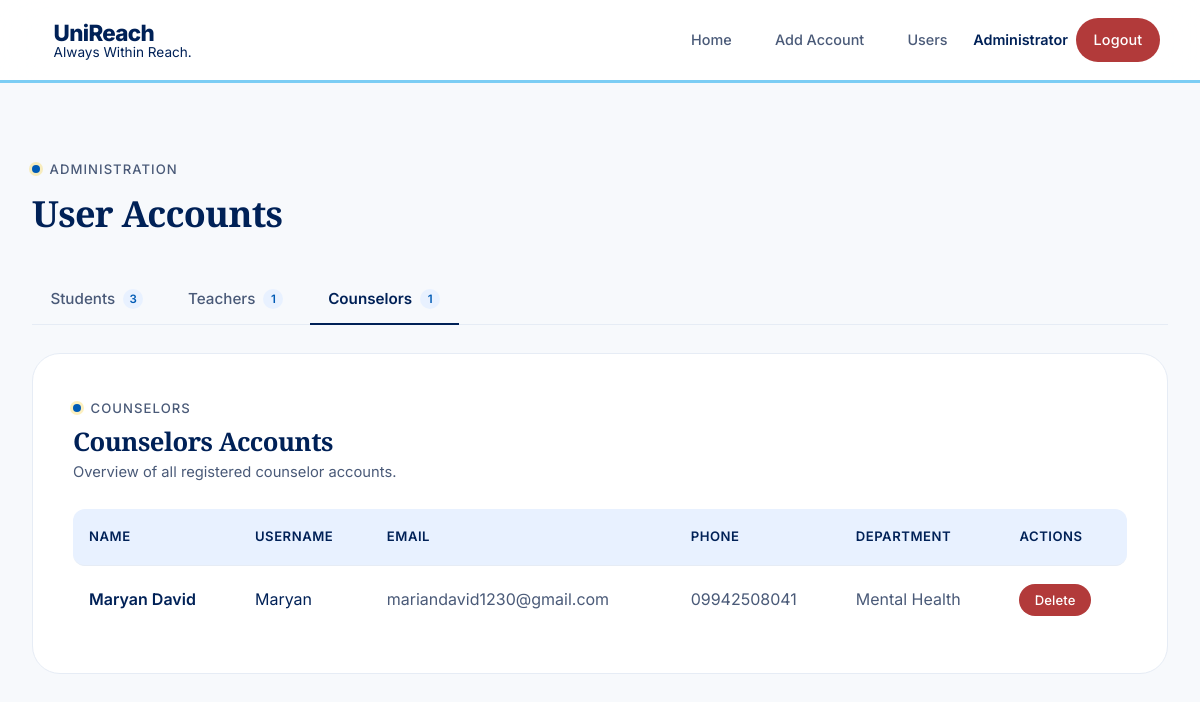
Page /admin/users/counselors (signed in) on the committed database.
### app.py (models this page shows, shortened)
class User(UserMixin, db.Model):
    id = db.Column(db.Integer, primary_key=True)
    username = db.Column(db.String(80), unique=True, nullable=False)
    email = db.Column(db.String(120), unique=True, nullable=False)
    password_hash = db.Column(db.String(256), nullable=False)
    role = db.Column(db.String(20), nullable=False)
    is_admin = db.Column(db.Boolean, default=False, nullable=False)
    full_name = db.Column(db.String(120), nullable=False)
    specialty = db.Column(db.String(120))
    student_id = db.Column(db.String(50))
    phone = db.Column(db.String(20))
    reset_token = db.Column(db.String(256))
    reset_token_expiry = db.Column(db.DateTime)
    @property
    def is_counselor(self):
        return self.role == 'counselor'

### app.py (the view)
@app.route('/admin/users/<role>')
@login_required
def admin_users(role):
    if not current_user.is_admin:
        abort(403)
    if role not in ACCOUNT_ROLES:
        abort(404)
    role_value, role_label = ACCOUNT_ROLES[role]
    query = User.query.filter_by(role=role_value)
    if role_value == 'counselor':
        query = query.filter_by(is_admin=False)
    accounts = query.order_by(User.full_name).all()
    counts = {
        'students': User.query.filter_by(role='student').count(),
        'teachers': User.query.filter_by(role='teacher').count(),
        'counselors': User.query.filter_by(role='counselor', is_admin=False).count(),
    }
    return render_template('admin_users.html',
                           role=role,
                           role_label=role_label,
                           accounts=accounts,
                           counts=counts)

### app.py (called while the page is built)
@login_manager.user_loader
def load_user(user_id):
    return User.query.get(int(user_id))

### templates/admin_users.html (shortened to what this page needs)
{% extends "base.html" %}
{% block content %}
<div class="section-label" style="margin-bottom: 0.75rem;">Administration</div>
<h2 style="font-size: 2.25rem; margin-bottom: 2.5rem; border: none; padding: 0;">User Accounts</h2>
<div class="account-tabs" role="tablist">
    <a href="{{ url_for('admin_users', role='students') }}" class="account-tab {% if role == 'students' %}active{% endif %}">
        Students <span class="account-tab-count">{{ counts.students }}</span>
    </a>
    <a href="{{ url_for('admin_users', role='teachers') }}" class="account-tab {% if role == 'teachers' %}active{% endif %}">
        Teachers <span class="account-tab-count">{{ counts.teachers }}</span>
    </a>
    <a href="{{ url_for('admin_users', role='counselors') }}" class="account-tab {% if role == 'counselors' %}active{% endif %}">
        Counselors <span class="account-tab-count">{{ counts.counselors }}</span>
    </a>
</div>
<div class="card">
    <div class="section-label" style="margin-bottom: 0.5rem;">{{ role_label }}</div>
    <h2 style="border: none; padding: 0; margin: 0 0 0.25rem 0; font-size: 1.6rem;">{{ role_label }} Accounts</h2>
    <p style="color: var(--text-secondary); margin-bottom: 1.5rem; font-size: 0.92rem;">
        {% if role == 'students' %}
            All registered student accounts.
        {% elif role == 'teachers' %}
            Overview of all registered teacher accounts.
        {% else %}
            Overview of all registered counselor accounts.
        {% endif %}
    </p>
    {% if accounts %}
        <div class="table-responsive">
            <table class="table">
                <thead>
                    <tr>
                        <th>Name</th>
                        <th>Username</th>
                        <th>Email</th>
                        <th>Phone</th>
                        <th>{% if role == 'students' %}Student ID{% else %}Department{% endif %}</th>
                        {% if role != 'students' %}<th>Actions</th>{% endif %}
                    </tr>
                </thead>
                <tbody>
                    {% for account in accounts %}
                        <tr>
                            <td style="font-weight: 600;">{{ account.full_name }}</td>
                            <td>{{ account.username }}</td>
                            <td style="color: var(--text-secondary);">{{ account.email }}</td>
                            <td style="color: var(--text-secondary);">{{ account.phone if account.phone else '—' }}</td>
                            <td style="color: var(--text-secondary);">
                                {% if role == 'students' %}
                                    {{ account.student_id if account.student_id else '—' }}
                                {% else %}
                                    {{ account.specialty if account.specialty else '—' }}
                                {% endif %}
                            </td>
                            {% if role != 'students' %}
                                <td>
                                    {% if role == 'counselors' %}
                                        <form method="POST" action="{{ url_for('delete_counselor', user_id=account.id) }}" onsubmit="return confirm('Are you sure you want to delete this counselor account? All their appointments and blocked times will also be removed.');">
                                    {% else %}
                                        <form method="POST" action="{{ url_for('delete_teacher', user_id=account.id) }}" onsubmit="return confirm('Are you sure you want to delete this teacher account? All their referrals will also be removed.');">
                                    {% endif %}
                                        <button type="submit" class="btn btn-danger" style="padding: 0.5rem 0.95rem; font-size: 0.82rem;">Delete</button>
                                    </form>
                                </td>
                            {% endif %}
                        </tr>
                    {% endfor %}
                </tbody>
            </table>
        </div>
    {% else %}
        <div class="empty-state">
            <p>No {{ role_label|lower }} accounts yet.</p>
        </div>
    {% endif %}
</div>
{% endblock %}

### templates/base.html (shortened to what this page needs)
<!DOCTYPE html>
<html lang="en">
<head>
    <link rel="stylesheet" href="{{ url_for('static', filename='styles.css') }}">
</head>
<body>
    <nav class="navbar">
        <a href="{{ url_for('index') }}" class="brand" id="appTitle" title="{{ 'Press Ctrl+` to switch to Student access' if session.get('counselor_access') else 'Press Ctrl+` for Counselor access' }}">
            <div class="brand-text">
                <h1 class="brand-title">UniReach</h1>
                <span class="brand-subtitle">Always Within Reach.</span>
            </div>
        </a>
        <div class="nav-links">
            <a href="{{ url_for('index') }}">Home</a>
            {% if current_user.is_authenticated and current_user.is_admin %}
                <a href="{{ url_for('counselor_dashboard') }}#addAccount">Add Account</a>
                <a href="{{ url_for('admin_users', role='students') }}">Users</a>
            {% endif %}
            {% if current_user.is_authenticated %}
                <span class="nav-username">{{ current_user.full_name }}</span>
                <a href="{{ url_for('logout') }}" class="btn btn-danger btn-sm">Logout</a>
            {% else %}
                {% if session.get('counselor_access') %}
                    <a href="{{ url_for('login') }}">Counselor Login</a>
                {% else %}
                    <a href="{{ url_for('index') }}#counselors" class="btn btn-primary btn-sm">Set an Appointment</a>
                {% endif %}
            {% endif %}
        </div>
    </nav>
    <div class="container">
        {% block content %}{% endblock %}
    </div>
</body>
</html>

### rows in the picture
User: full_name "Administrator"
User: full_name "Maryan David", username "Maryan", email "mariandavid1230@gmail.com", phone "09942508041", specialty "Mental Health"

### other values in the picture
{{ counts.students }} "3"
{{ counts.teachers }} "1"
{{ counts.counselors }} "1"
{{ role_label }} "COUNSELORS"
{{ role_label }} "Counselors"
